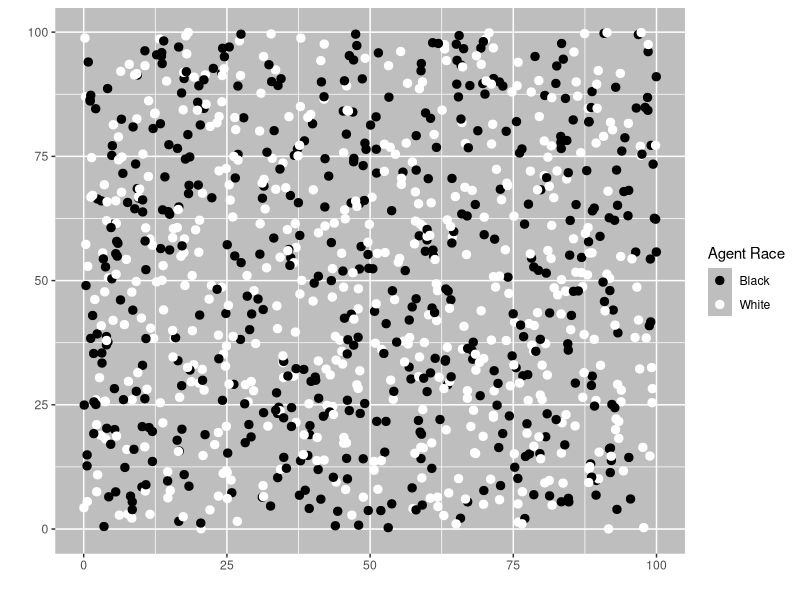
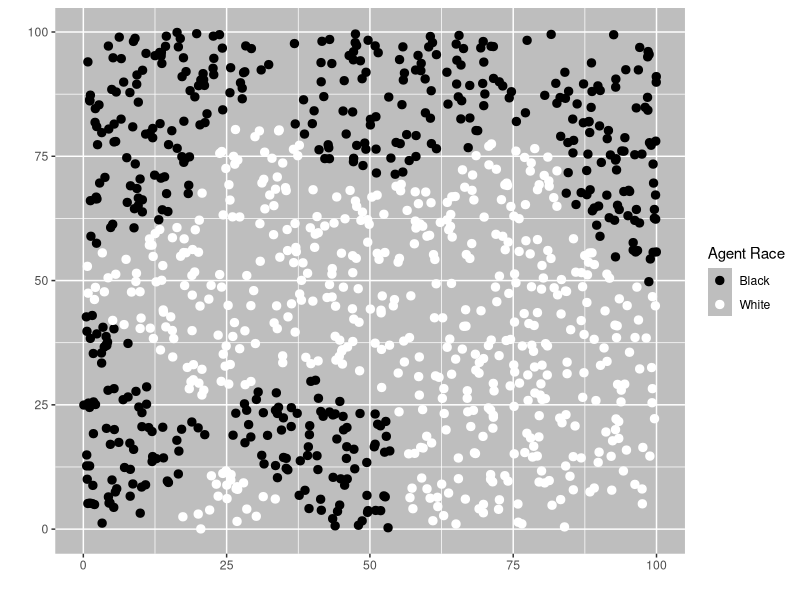

These figures' R source, in order:
## ---- chunk 1
knitr::opts_chunk$set(echo = TRUE)
## ---- chunk 2
library(ggplot2)
## ---- chunk 3

#Population Size#
#Number of agents to generate
popSize<-1000



#Neighborhood Radius#
#The size of the agent's neighborhood
radius<-10



#Minority Threshold#
#The threshold below which an agent will consider themselves a minority
threshold<-.5

## ---- chunk 4

#Agent Generation#
#A function to generate agents
agentGenerate<-function(n){
  
  #Assign each agent a random race
  race<-sample(c("white","black"),n,replace=T)
  
  #Assign each agent a random x-position
  xPos<-runif(n,0,100)
  
  #Assign each agent a random y-position
  yPos<-runif(n,0,100)
  
  #Put the agents together in a dataframe
  agents<-data.frame(race,xPos,yPos)
  
  #Output the agents
  return(agents)
  
}



#Assessment Function#
#A function to have agents decide whether they want to move
assess<-function(agents,radius,threshold){
  
  #Determine the distance between each agent and every other agent
  distances<-as.matrix(dist(agents[,2:3]))
  
  #Create a vector to store agent movement decisions
  moveDecision<-rep(NA,nrow(agents))
  
  #Loop through agents
  for(a in 1:nrow(agents)){
    
    #Determine which agents are part of agent a's neigbhorhood
    neighbors<-distances[a,]<=radius
    
    #Determine which agents are of the same race as agent a
    sameRace<-agents$race[a]==agents$race
    
    #Have the agent assess the proportion of same race neighbors
    assessment<-sum(sameRace & neighbors) / sum(neighbors)
    
    #Have the agent decide whether they want to move
    moveDecision[a]<-assessment<threshold
    
  }
  
  #Output the agents' decisions
  return(moveDecision)
  
}



#Move#
#A function to move agents to a new location
move<-function(agents,moveDecision){
  
  #Loop through agents one-by-one...
  for(a in 1:nrow(agents)){
    
    #If the agent decided to move...
    if(moveDecision[a]==T){
      
      #...give them a new random X and Y position
      agents$xPos[a]<-runif(1,0,100)
      agents$yPos[a]<-runif(1,0,100)
      
    }
    
  }
  
  #Output the agents
  return(agents)
  
}
  
  
## ---- chunk 5

###Agent Generation###

#Generate the agents
agents<-agentGenerate(popSize)

#Save the agents' starting positions
startData<-agents



###Life Cycle###

#Initialize a moveDecision value to get the while() loop going
moveDecision<-1

#A counter to keep track of while() loops
steps<-0

#The maximum number of while() loops I'll tolerate
maxSteps<-100

#As long as some agent wants to move AND steps is less than maxSteps...
while (sum(moveDecision) > 0 & steps<maxSteps) {
  
  #Assess#
  
  #Have the agents decide whether they want to move
  moveDecision <- assess(agents, radius, threshold)
  
  
  #Move#
  
  #Move the agents who decided to move
  agents <- move(agents, moveDecision)
  
  #Increment the steps variable
  steps<-steps+1
  
}

#Save the agents' final positions
endData<-agents

## ---- chunk 6

#Plot agent starting positions
t1plot<-ggplot(data=startData,
               aes(x=xPos,
                   y=yPos,
                   color=race))+
  labs(x="",y="",color="Agent Race")+
  geom_point(size=2.5)+
  scale_color_manual(values=c("black","white"),labels=c("Black","White"))+
  theme(panel.background=element_rect(fill="grey"))



#Plot agent finishing positions
t2plot<-ggplot(data=endData,
               aes(x=xPos,
                   y=yPos,
                   color=race))+
  labs(x="",y="",color="Agent Race")+
  geom_point(size=2.5)+
  scale_color_manual(values=c("black","white"),labels=c("Black","White"))+
  theme(panel.background=element_rect(fill="grey"))



## ---- chunk 7
t1plot
## ---- chunk 8
t2plot
